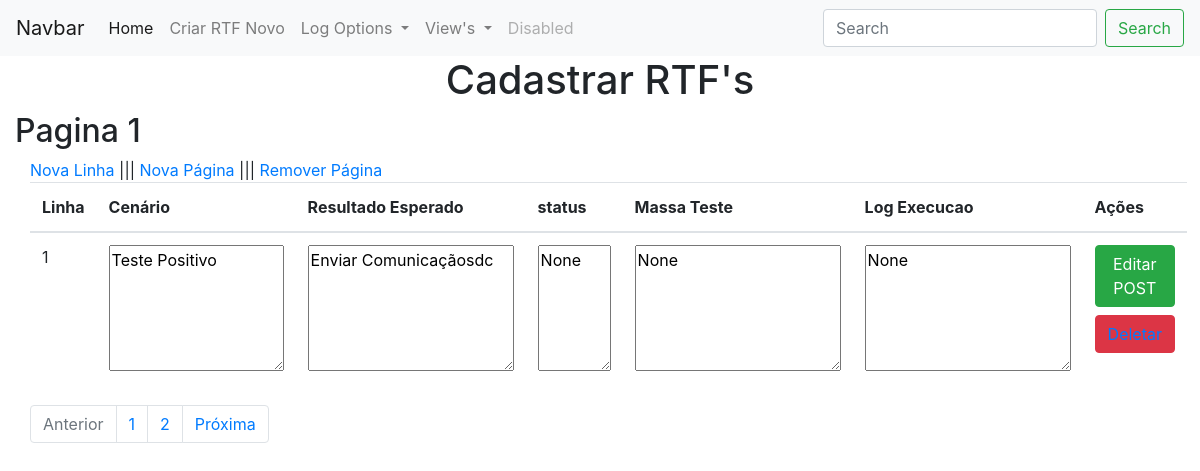
The app's page /viewCenarios/1/1 with its own data.
### app.py (models this page shows, shortened)
class Pagina(db.Model):
    id_pagina = db.Column("id_pagina", db.Integer, primary_key=True, autoincrement=True)
    id_rtf = db.Column(db.Integer, db.ForeignKey('rt_fs.id'))  # o db por alguma razão chamou RTFs de rt_fs
    numero = db.Column(db.Integer)
    nome = db.Column(db.String(30))
    cenarios = db.relationship('Cenarios', backref='pagina_class')

class Cenarios(db.Model):
    id_cenario = db.Column("id_cenario", db.Integer, primary_key=True, autoincrement=True)
    id_rtf = db.Column(db.Integer, db.ForeignKey('rt_fs.id'))  # o db por alguma razão chamou RTFs de rt_fs
    id_pagina = db.Column(db.Integer, db.ForeignKey('pagina.id_pagina'))
    pagina = db.Column(db.Integer)
    linha = db.Column(db.Integer)
    cenario = db.Column(db.String(250))
    resultado_esperado = db.Column(db.String(250))
    status = db.Column(db.Integer)
    massa_teste = db.Column(db.String(250))
    log_execucao = db.Column(db.String(10000))

### app.py (the view)
@app.route("/viewCenarios/<int:id_rtf>/<int:pagina>")
def viewCenarios(id_rtf, pagina):
    cenarios = Cenarios.query.filter_by(id_rtf=id_rtf, pagina=pagina)
    rtf = RTFs.query.get(id_rtf)
    pagina_obj = Pagina.query.filter_by(id_rtf=id_rtf, numero=pagina).first()
    try:
        qtd_pages = rtf.qtd_pages  # tenta pegar a qtd_paginas, se n conseguir, o array está vazio
        nome_pagina = pagina_obj.nome
        return render_template("viewCenarios.html", values=cenarios, id_rtf=id_rtf, pagina=pagina, qtd_pages=qtd_pages, nome_pagina=nome_pagina)
    except AttributeError:
        rtf.qtd_pages = 1
        if pagina_obj is None or pagina_obj.nome is None:
            pagina_obj = Pagina(id_rtf, 1, f"Pagina {1}")
            db.session.add(pagina_obj)
        db.session.commit()
        flash('RTF está sem nenhum cenário! Adicione o primeiro ;D')
        return render_template("adicionar_cenario.html", id_rtf=id_rtf, pagina=1)

### templates/viewCenarios.html (shortened to what this page needs)
{% extends "base.html" %}
{% block content%}
    <h2>{{nome_pagina}}</h2>
    <div class="container">
        <div class="row">
            <div class="col-xs-12">
                <a href="{{url_for('add_cenario', id_rtf=id_rtf, pagina=pagina)}}">Nova Linha</a>
                |||
                <a href="{{url_for('add_pagina', id_rtf=id_rtf, pagina_atual=pagina)}}">Nova Página</a>
                |||
                <a href="{{url_for('delete_pagina', id_rtf=id_rtf, pagina=pagina)}}">Remover Página</a>
            </div>
            <div class="col-xs-12">
                <table class="table">
                    <thead>
                        <th>Linha</th>
                        <th>Cenário</th>
                        <th>Resultado Esperado</th>
                        <th>status</th>
                        <th>Massa Teste</th>
                        <th>Log Execucao</th>
                        <th>Ações</th>
                    </thead>
                    <tbody>
                        {% for item in values %}
                            <form action="{{url_for('edit_cenario', id_rtf=item.id_rtf, pagina=item.pagina, linha=item.linha)}}" method="POST">
                                <tr>
                                    <td>{{ item.linha }}</td>
                                    <td><textarea name="cenario" id="cenario" cols="15" rows="5">{{ item.cenario }}</textarea></td>
                                    <td><textarea name="resultado_esperado" id="resultado_esperado" cols="18" rows="5">{{ item.resultado_esperado }}</textarea></td>
                                    <td><textarea name="status" id="status" cols="5" rows="5">{{ item.status }}</textarea></td>
                                    <td><textarea name="massa_teste" id="massa_teste" cols="18" rows="5">{{ item.massa_teste }}</textarea></td>
                                    <td><textarea name="log_execucao" id="log_execucao" cols="18" rows="5">{{ item.log_execucao }}</textarea></td>
                                    <td>
                                        <button type="submit" class="btn btn-block btn-success">Editar POST</button>
                                        <button class="btn btn-block btn-danger"><a href="{{url_for('delete_cenario', id_rtf=item.id_rtf, pagina=item.pagina, linha=item.linha)}}">Deletar</a></button>
                                    </td>
                                </tr>
                            </form>
                        {% endfor %}
                    </tbody>
                </table>
                <nav aria-label="...">
                    <ul class="pagination">
                        {% if pagina==1 %}
                            <li class="page-item disabled">
                                <a class="page-link" href="#" tabindex="-1">Anterior</a>
                            </li>
                        {% else %}
                            <li class="page-item">
                                <a class="page-link" href="{{url_for('viewCenarios', id_rtf=id_rtf, pagina=pagina-1)}}">Anterior</a>
                            </li>
                        {% endif %}
                        {% for page in range(qtd_pages) %}
                            <li class="page-item">
                                <a class="page-link" href="{{url_for('viewCenarios', id_rtf=id_rtf, pagina=page+1)}}">{{ page+1 }}</a>
                            </li>
                        {% endfor %}
                        {% if pagina==qtd_pages %}
                            <li class="page-item disabled">
                                <a class="page-link" href="#" tabindex="-1">Próxima</a>
                            </li>
                        {% else %}
                            <li class="page-item">
                                <a class="page-link" href="{{url_for('viewCenarios', id_rtf=id_rtf, pagina=pagina+1)}}">Próxima</a>
                            </li>
                        {% endif %}
                    </ul>
                </nav>
            </div>
        </div>
    </div>
{% endblock %}

### records on screen
Pagina: nome "Pagina 1"
Cenarios: linha "1", cenario "Teste Positivo", resultado_esperado "Enviar Comunicaçãosdc", status "None", massa_teste "None", log_execucao "None"

### other values on screen
{{ page+1 }} "1" "2"
